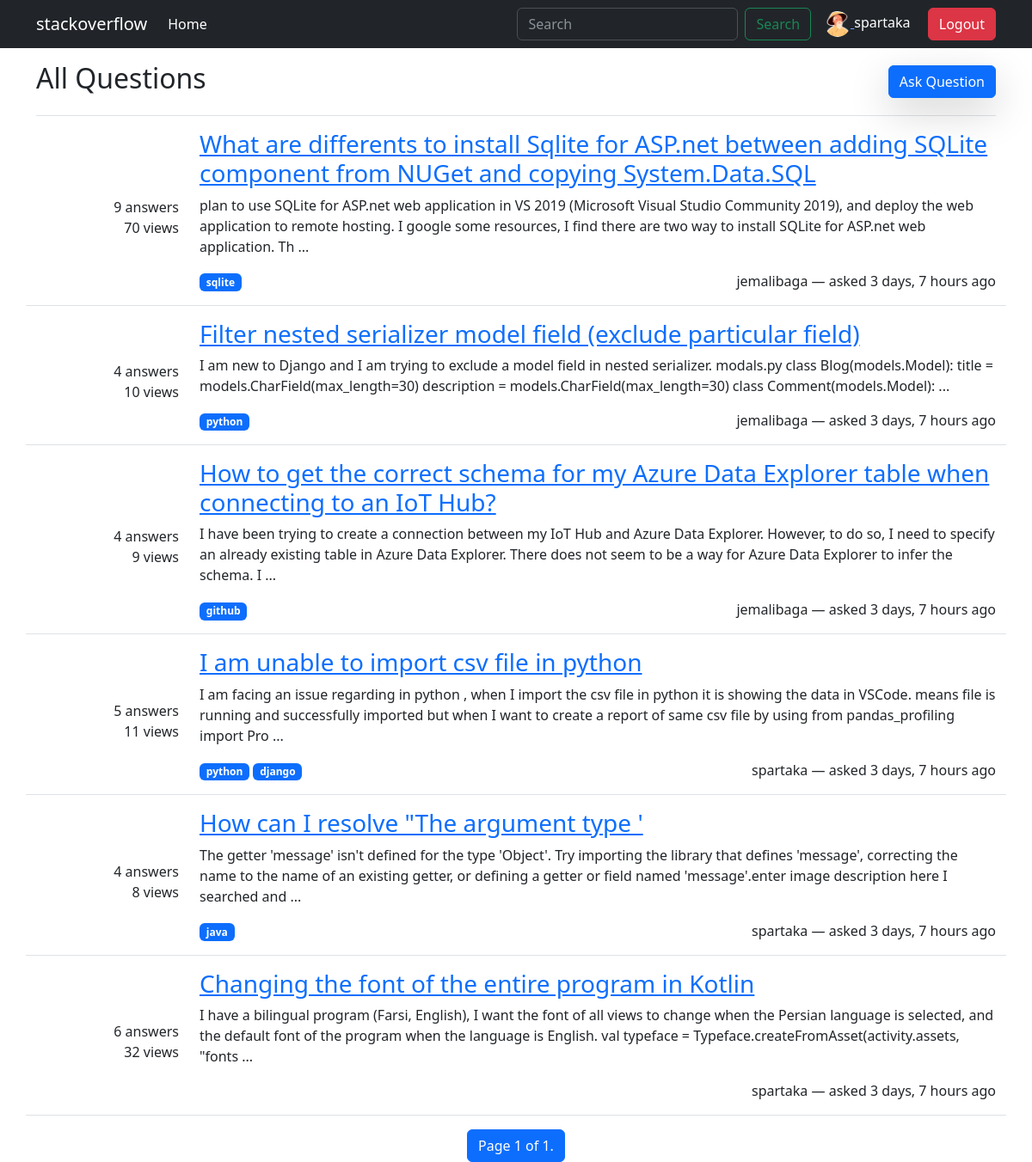
The page / (signed in) on the database as committed earlier.
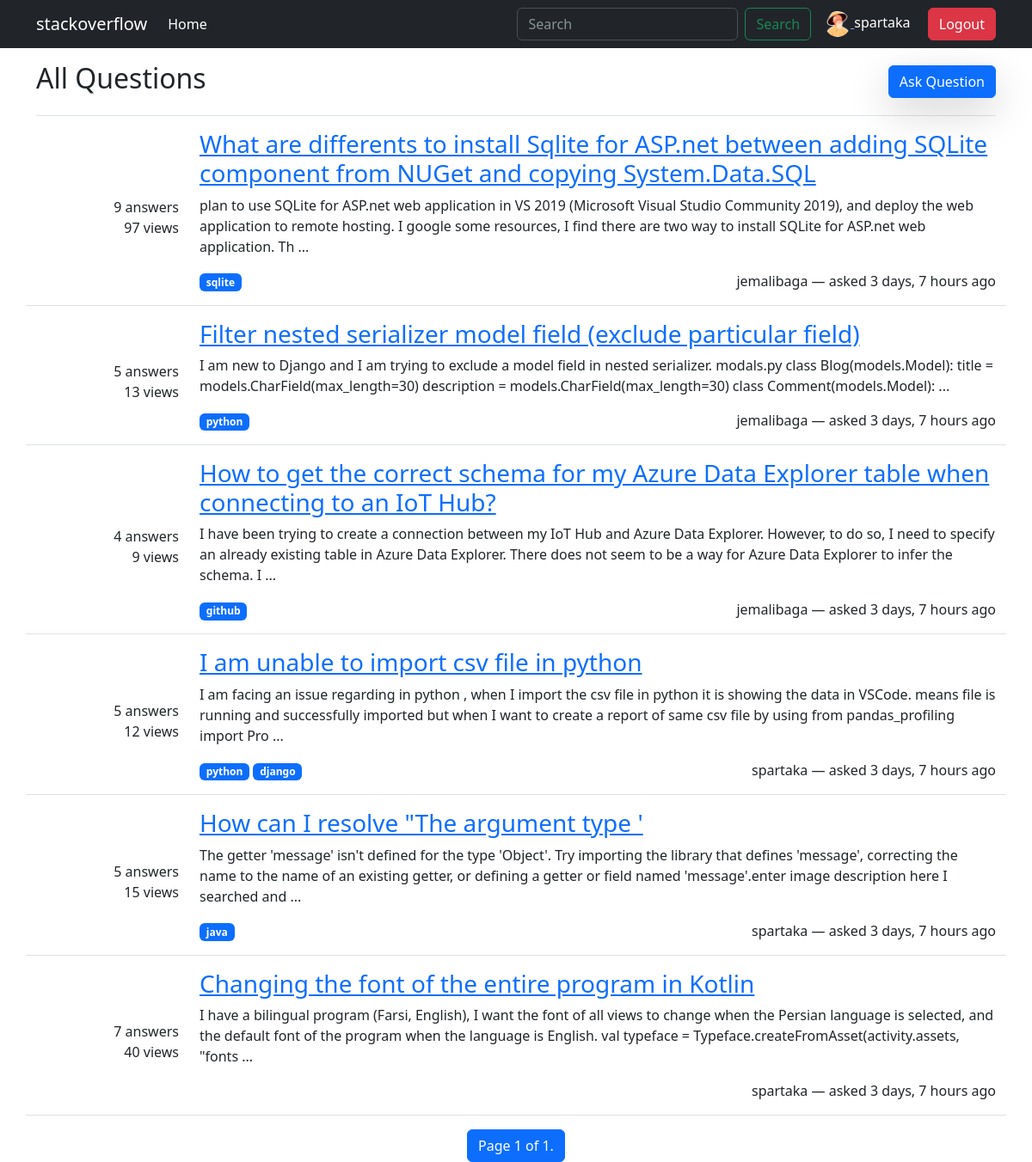
The same page on the database as committed later.
### users/models.py (models this page shows)
class User(AbstractUser):
    birth_date = models.DateField(blank=True, null=True)

class Profile(models.Model):
    user = models.OneToOneField(User, on_delete=models.CASCADE)
    icon = models.ImageField(upload_to='users_profile_pics/', blank=True)

### forum/models.py (models this page shows, shortened)
class Question(models.Model):
    user = models.ForeignKey(User, on_delete=models.CASCADE)
    title = models.CharField(max_length=120)
    text = models.TextField()
    create_time = models.DateTimeField(auto_now_add=True)
    modify_time = models. DateTimeField(auto_now=True)
    views = models.PositiveBigIntegerField(default=0, blank=True)

class Answer(models.Model):
    user = models.ForeignKey(User, on_delete=models.CASCADE)
    question = models.ForeignKey(Question, on_delete=models.CASCADE, related_name='answers')
    text = models.TextField()
    create_time = models.DateTimeField(auto_now_add=True)

class Tag(models.Model):
    name = models.CharField(max_length=120)
    question = models.ManyToManyField(Question, blank=True)

### forum/views.py (the view)
# urls.py: path('', HomeView.as_view(), name='home'),
class HomeView(ListView):
    model = Question
    template_name = 'forum/question_list.html'
    paginate_by = 6
    def get_queryset(self):
        return Question.objects \
        .filter(title__icontains=self.request.GET.get('q', "")) \
        .order_by('-create_time')
    def get_context_data(self, **kwargs):
        context = super().get_context_data(**kwargs)
        context['form'] = SearchForm(self.request.GET)
        return context

### forum/forms.py
class SearchForm(forms.Form):
    q = forms.CharField(max_length=120, widget=forms.TextInput(attrs={
                                        'type': "search",
                                        'class':"form-control me-2",
                                        'placeholder': "search"
    }))

### templates/forum/question_list.html (shortened to what this page needs)
{% extends 'base.html' %}
{% block content %}
<div class="mt-3 container">
    <div class="d-flex justify-content-between border-bottom pb-3 mb-3 align-items-center">
        <h2>All Questions</h2>
        <a href="{% url 'forum:question-add' %}" class="btn btn-primary shadow-lg">Ask Question</a>
    </div>
    <div>
        {% for question in question_list %}
        <div class="row border-bottom mb-3" id="question-{{ question.id }}">
            <div class="col d-flex flex-column justify-content-center text-end">
                <span>{{ question.answers.all|length }} answers</span>
                <span>{{ question.views }} views </span>
            </div>
            <div class="col-10">
                <h3><a href="{% url 'forum:question-detail' question.id %}">{{ question.title }}</a></h3>
                <p class="text-break">
                    {{ question.text|slice:255 }}
                    {% if question.text|length > 255 %}
                        ...
                    {% endif %}
                </p>
                <div class="d-flex justify-content-between">
                    <div>
                         {% for tag in question.tag_set.all %}
                            <span class="badge bg-primary">{{ tag.name }}</span>
                        {% endfor %}
                    </div>
                    <div>
                        <p>
                            {{ question.user.username }} &mdash; asked {{ question.create_time|timesince }} ago
                        </p>
                    </div>
                </div>
            </div>
        </div>
    {% endfor %}
    <div class="pagination text-center justify-content-center">
    <span class="step-links">
        <span class="current btn btn-primary btn-disabled">
            Page {{ page_obj.number }} of {{ page_obj.paginator.num_pages }}.
        </span>
    </span>
</div>
{% endblock content %}

### templates/base.html (shortened to what this page needs)
{% load static %}
<!DOCTYPE html>
<html lang="en">
<head>
    <link rel="stylesheet" href="{% static 'style.css' %}">
    <link href="https://cdn.jsdelivr.net/npm/bootstrap@5.3.0-alpha1/dist/css/bootstrap.min.css" rel="stylesheet">
</head>
<body>
    <nav class="navbar navbar-expand-lg bg-dark" data-bs-theme="dark">
        <div class="container">
          <a class="navbar-brand" href="{% url 'forum:home' %}">stackoverflow</a>
          <div class="collapse navbar-collapse" id="navbarSupportedContent">
            <ul class="navbar-nav me-auto mb-2 mb-lg-0">
              <li class="nav-item">
                <a class="nav-link active" aria-current="page" href="{% url 'forum:home' %}">Home</a>
              </li>
            </ul>
            <div class="d-flex justify-content-between">
              <div>
                <form action="{% url 'forum:home' %}" class="d-flex" role="search">
                 <input class="form-control me-2" name="q" type="search" placeholder="Search" aria-label="Search" value="{% if form.q.value %}{{ form.q.value }}{% endif %}">
                  <button class="btn btn-outline-success" type="submit">Search</button>
                </form>
              </div>
              <div class="text-white ms-3 dropdown">
                {% if request.user.is_authenticated %}
                    <a href = "{% url 'users:auth-profile' %}"><img width="30"
                        src="{{ request.user.profile.icon.url }}"
                        class="rounded-circle"
                        alt="{{ request.user.username }}-picture"> </a> {{ request.user.username }}
                      <a class="btn btn-danger ms-3" href="{% url 'users:auth-logout' %}">Logout</a>
                {% else %}
                    <a class="btn btn-primary ms-3" href="{% url 'users:auth-login' %}">Login</a>
                    <a class="btn btn-success ms-3" href="{% url 'users:auth-signup' %}">Sign up</a>
                {% endif %}
        </div>
    </nav>
    {% block content %}
    {% endblock content %}
</body>
</html>

Rows that differ between the two databases and show on the page:
changed Question (number 1 of 6 on the later page): views "70" → "97"
changed Question "Filter nested serializer model field (exclude particular field)": answers.all|length "4" → "5"; views "10" → "13"
changed Question "I am unable to import csv file in python": views "11" → "12"
changed Question "How can I resolve \"The argument type '": answers.all|length "4" → "5"; views "8" → "15"
changed Question "Changing the font of the entire program in Kotlin": answers.all|length "6" → "7"; views "32" → "40"
